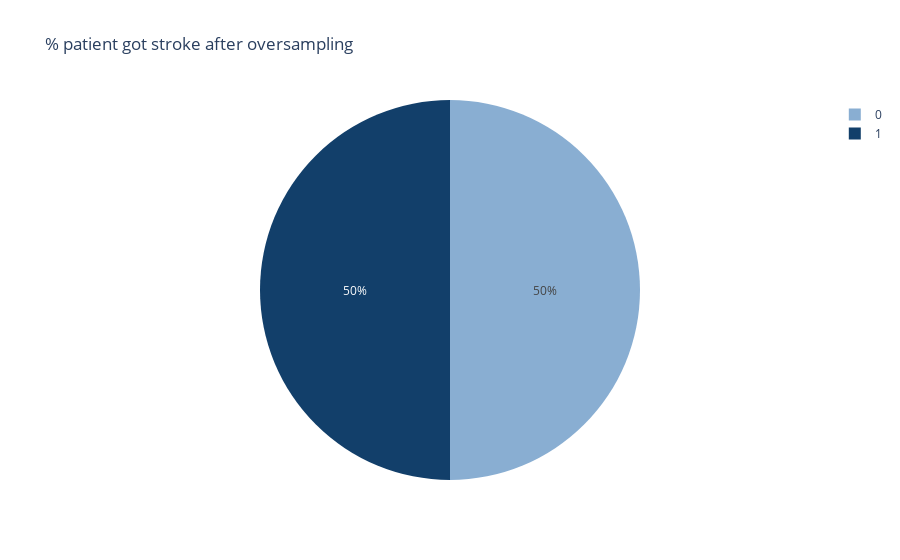

Notebook code for this chart:
### Code cell
# plot data after oversampling
df1_over['stroke'].value_counts(normalize= True)
fig = px.pie(df1_over, names = 'stroke', color_discrete_sequence= ['#89AED2', '#123F6A'], title = '% patient got stroke after oversampling')
fig.show()

### Figure 1 — Plotly figure (JSON) as saved in the notebook; plotly's stock layout.template omitted (floating-point values rounded to 4 significant figures; data arrays with more than 128 entries replaced by an {"elided": "..."} marker saying what was removed)
{"data": [{"domain": {"x": [0, 1], "y": [0, 1]}, "hovertemplate": "stroke=%{label}<extra></extra>", "labels": {"elided": "9130 int values"}, "legendgroup": "", "name": "", "showlegend": true, "type": "pie"}], "layout": {"legend": {"tracegroupgap": 0}, "piecolorway": ["#89AED2", "#123F6A"], "title": {"text": "% patient got stroke after oversampling"}}}
